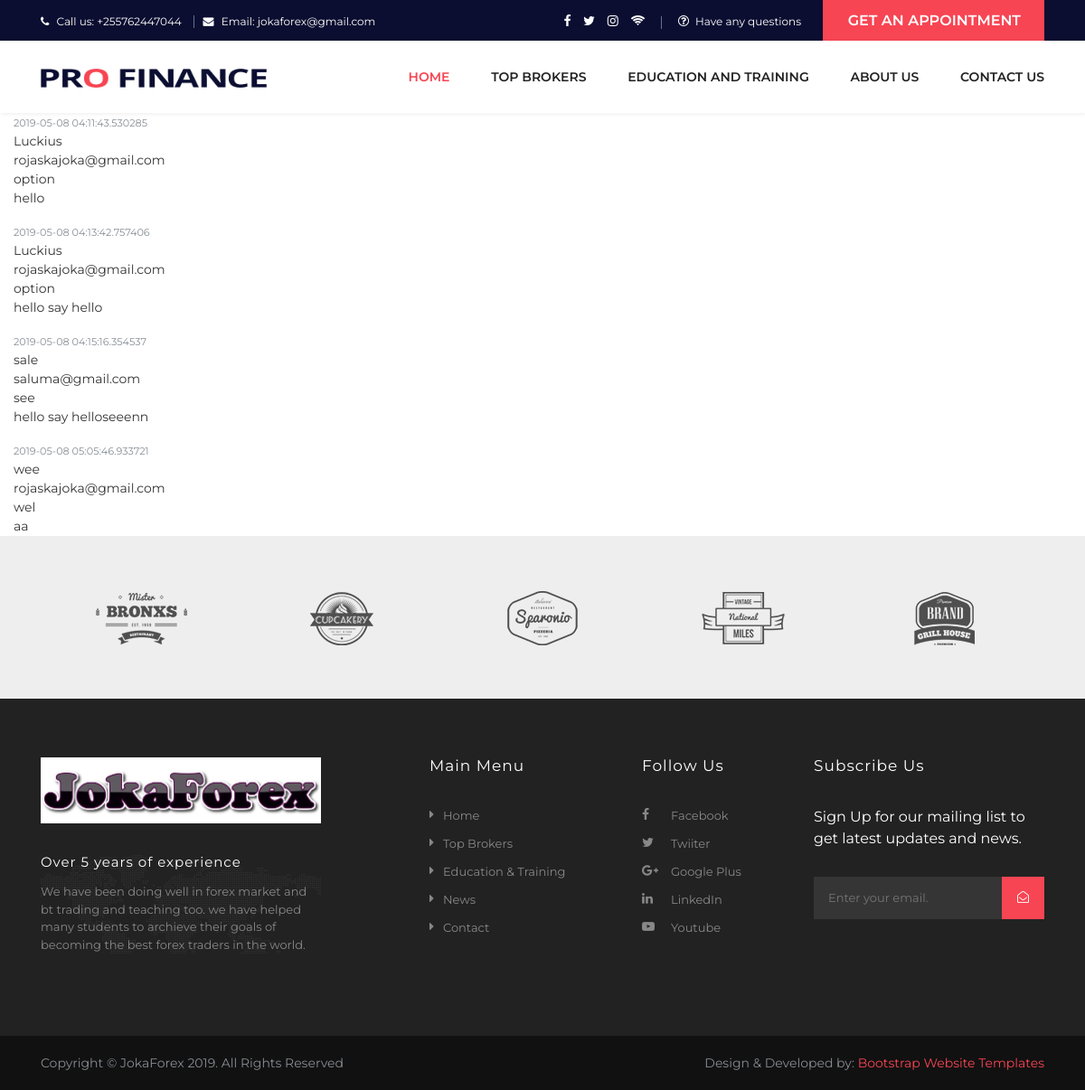
/get_message, run on the app's committed database.
### web/models.py (models this page shows, shortened)
class Messages(db.Model):
    __searchable__ = ['subjects','messages']
    id = db.Column(db.Integer, primary_key=True)
    names = db.Column(db.String(100), nullable=False)
    date_posted = db.Column(db.DateTime, nullable=False, default=datetime.utcnow)
    emails = db.Column(db.Text, nullable=False)
    subjects = db.Column(db.Text)
    messages = db.Column(db.Text, nullable=False)

### web/routes.py (the view)
@app.route("/get_message")
def get_message():
    allmessages = Messages.query.all()
    return render_template('get_message.html',allmessages=allmessages)

### web/templates/get_message.html
{% extends "layout.html" %}
{% block content %}
<div>
{% for content in allmessages %}
    <ul>
      <small class="text-muted">{{ content.date_posted }}</small>
      <li>{{ content.names }}</li>
      <li>{{ content.emails}}</li>
      <li>{{ content.subjects}}</li>
      <li>{{ content.messages}}</li>
    </ul>
{% endfor %}
</div>
{% endblock %}

### web/templates/layout.html (shortened to what this page needs)
<!DOCTYPE HTML>
<html class="no-js" lang="de">
<head>
<link href="static/css/font-awesome.min.css" rel="stylesheet">
<link href="static/css/animate.css" rel="stylesheet">
<link href="static/css/bootstrap.min.css" rel="stylesheet">
<link href="static/css/bwt.css" rel="stylesheet">
<link href="static/css/full-slider.css" rel="stylesheet">
<link href="static/css/animate.css" rel="stylesheet">
<link href="static/css/style.css" rel="stylesheet">
</head>
<body class="header-sticky">
    <div class="boxed">
        <div class="header-inner-pages">
            <div class="top">
                <div class="container">
                    <div class="row">
                        <div class="col-md-12">
                            <ul class="bwt-information">
                                <li class="phone">
                                    <a href="#" title="Phone number"><i class="fa fa-phone"></i> Call us: +255762447044</a>
                                </li>
                                <li class="email">
                                    <a href="#" title="Email address"><i class="fa fa-envelope"></i> Email: jokaforex@gmail.com</a>
                                </li>
                            </ul>
                            <div class="style-box text-right">
                                <ul class="bwt-socials">
                                    <li class="facebook">
                                        <a href="#"><i class="fa fa-facebook-f"></i></a>
                                    </li>
                                    <li class="twitter">
                                        <a href="#"><i class="fa fa-twitter"></i></a>
                                    </li>
                                    <li class="instagram">
                                        <a href="#"><i class="fa fa-instagram"></i></a>
                                    </li>
                                    <li class="wifi">
                                        <a href="#"><i class="fa fa-wifi"></i></a>
                                    </li>
                                </ul>
                                <div class="question">
                                    <div>
                                        <i class="fa fa-question-circle-o"></i><p class="text">Have any questions</p>
                                    </div>
                                </div>
                                <div class="box-text text-right">
                                    <p>Get An Appointment</p>
                                </div>
                            </div>
                        </div>
                    </div>
                </div>
            </div>
        </div>
        <div class="wrap-slider">
            <header id="header" class="header style-color clearfix">
                <div class="container">
                    <div class="header-wrap clearfix">
                        <div id="logo" class="logo">
                            <a href="index.html" rel="home">
                                <img src="static/images/logo.png" class="img-fluid" alt="Logo">
                            </a>
                        </div>
                        <div class="nav-wrap">
                            <nav id="mainnav" class="mainnav">
                                <ul class="menu">
                                    <li>
                                        <a class="active" href="{{ url_for('index') }}">Home</a>
                                    </li>
                                    <li><a href="{{ url_for('blog') }}">Top brokers</a></li>
                                    <li><a href="{{ url_for('services') }}">Education and Training</a>
                                    </li>
                                    <li><a href="{{ url_for('about') }}">About us</a>
                                    </li>
                                    <li><a href="{{ url_for('contact') }}">Contact Us</a></li>
                                </ul>
                            </nav>
                        </div>
                    </div>
                </div>
            </header>
        </div>
        <div class="col-md-12">
            {% block content %}{% endblock %}
        </div>
        <section class="bwt-top-0">
          <div class="bwt-clients">
                    <div class="container">
                        <div class="row">
                            <div class="col-md-12">
                                <div class="thumb-clients v1">
                                    <img src="static/images/clients/1.png" alt="image">
                                </div>
                                <div class="thumb-clients v2">
                                    <img src="static/images/clients/2.png" alt="image">
                                </div>
                                <div class="thumb-clients v3">
                                    <img src="static/images/clients/3.png" alt="image">
                                </div>
                                <div class="thumb-clients v4">
                                    <img src="static/images/clients/4.png" alt="image">
                                </div>
                                <div class="thumb-clients v5">
                                    <img src="static/images/clients/5.png" alt="image">
                                </div>
                            </div>
                        </div>
                    </div>
          </div>
            </section>
        <div class="footer">
            <div class="container">
                <div class="row">
                    <div class="col-sm-12 col-md-6 col-lg-4">
                        <div class="footer-logo">
                            <img src="static/images/jokafx.png" class="img-fluid" alt="logo">
                            <div class="im-map">
                              <h5 class="title">Over 5 years of experience</h5>
                              <p>We have been doing well in forex market and bt trading and teaching too.
                                we have helped many students to archieve their goals of becoming the best forex traders in the world.</p>
                            </div>
                        </div>
                    </div>
                    <div class="col-sm-12 col-md-6 col-lg-3">
                        <div class="bwt-widget bwt-widget-our-services">
                            <div class="title-link box3">
                                <h5 class="bwt-widget-title">Main Menu</h5>
                            </div>
                            <ul class="our_services">
                                <li class="facebook"><a href="{{ url_for('index')}}"> Home</a></li>
                                <li class="twitch"><a href="{{ url_for('blog')}}">Top Brokers</a></li>
                                <li class="google"><a href="{{ url_for('services')}}"> Education & Training</a></li>
                                <li class="linkedIn"><a href=""> News</a></li>
                                <li class="youtube"><a href="{{ url_for('contact')}}"> Contact</a></li>
                            </ul>
                        </div>
                    </div>
                    <div class="col-sm-12 col-md-6 col-lg-2">
                        <div class="bwt-widget bwt-widget-follow-us">
                            <div class="title-link box2">
                                <h5 class="bwt-widget-title">Follow Us</h5>
                            </div>
                            <ul class="bwt-follow-us">
                                <li class="facebook"><a href="#"> Facebook</a></li>
                                <li class="twiter"><a href="#"> Twiiter</a></li>
                                <li class="google"><a href="#"> Google Plus </a></li>
                                <li class="linkedIn"><a href="#"> LinkedIn</a></li>
                                <li class="youtube"><a href="#"> Youtube</a></li>
                            </ul>
                        </div>
                    </div>
                    <div class="col-sm-12 col-md-6 col-lg-3">
                        <div class="bwt-widget bwt-widget-subscribe-us">
                            <div class="title-link box4">
                                <h5 class="bwt-widget-title">Subscribe Us</h5>
                            </div>
                            <p>Sign Up for our mailing list to get latest updates and news.</p>
                            <div class="bwt-widget subscribe-search">
                                <form action="/get_email" id="mailform" method="get">
                                    <div>
                                        <input type="text" id="ss" class="ssss" placeholder="Enter your email.">
                                        <button class="submit-button"><i class="fa fa-envelope-open-o"></i></button>
                                    </div>
                                </form>
                            </div>
                        </div>
                    </div>
                </div>
            </div>
        </div>
   <div class="bwt-footer-copyright">
<div class="container">
<div class="row">
<div class="col-sm-12 col-md-12 col-lg-6 copyright">
<div class="left-text">Copyright &copy; JokaForex 2019. All Rights Reserved</div>
</div>
</div>
</div>
</div>
    </div>
</body>
</html>

### web/static/css/bwt.css (style rules this page uses)
html { font-family: sans-serif; -ms-text-size-adjust: 100%; -webkit-text-size-adjust: 100%; }
body { margin: 0; }
article, aside, details, figcaption, figure, footer, header, hgroup, main, menu, nav, section, summary { display: block; }
a { background-color: transparent; }
small { font-size: 80%; }
img { border: 0; }
button, input, optgroup, select, textarea { color: inherit; font: inherit; margin: 0; }
button { overflow: visible; }
button, select { text-transform: none; }
button, html input[type="button"], input[type="reset"], input[type="submit"] { -webkit-appearance: button; cursor: pointer; }
input { line-height: normal; }
html input[type="text"] { height: 45px; padding:0 10px; box-sizing:border-box; width:100%; color:#999; }
* { margin: 0px; padding: 0px; box-sizing:border-box; }
html *:first-child { margin-top: 0; }
html *:last-child { margin-bottom: 0; }
body { margin:0; font-family: 'Montserrat', sans-serif; font-weight:400; overflow-x:hidden; color:#333; font-size:14px; -webkit-font-smoothing: antialiased; -moz-osx-font-smoothing: grayscale; }
html, body { height: 100%; width: 100%; }
a { -webkit-transition: all 0.35s; -moz-transition: all 0.35s; transition: all 0.35s; color: #3498db; }
h1, h2, h3, h4, h5, h6 { font-family: 'Montserrat', sans-serif; font-weight: normal; letter-spacing: 1px; }
p { font-size: 16px; line-height: 1.5; margin-bottom: 20px; }
input[type="text"], input[type="password"], input[type="datetime"], input[type="datetime-local"], input[type="date"], input[type="month"], input[type="time"], input[type="week"], input[type="number"], input[type="email"], input[type="url"], input[type="search"], input[type="tel"], input[type="color"], .uneditable-input { padding: 15px; line-height: 20px; height: 50px; }
.bwt-top-0 { padding-top: 0; }

### data on the page
Messages: date_posted "2019-05-08 04:11:43.530285", names "Luckius", emails "rojaskajoka@gmail.com", subjects "option", messages "hello"
Messages: date_posted "2019-05-08 04:13:42.757406", names "Luckius", emails "rojaskajoka@gmail.com", subjects "option", messages "hello say hello"
Messages: date_posted "2019-05-08 04:15:16.354537", names "sale", emails "saluma@gmail.com", subjects "see", messages "hello say helloseeenn"
Messages: date_posted "2019-05-08 05:05:46.933721", names "wee", emails "rojaskajoka@gmail.com", subjects "wel", messages "aa"
